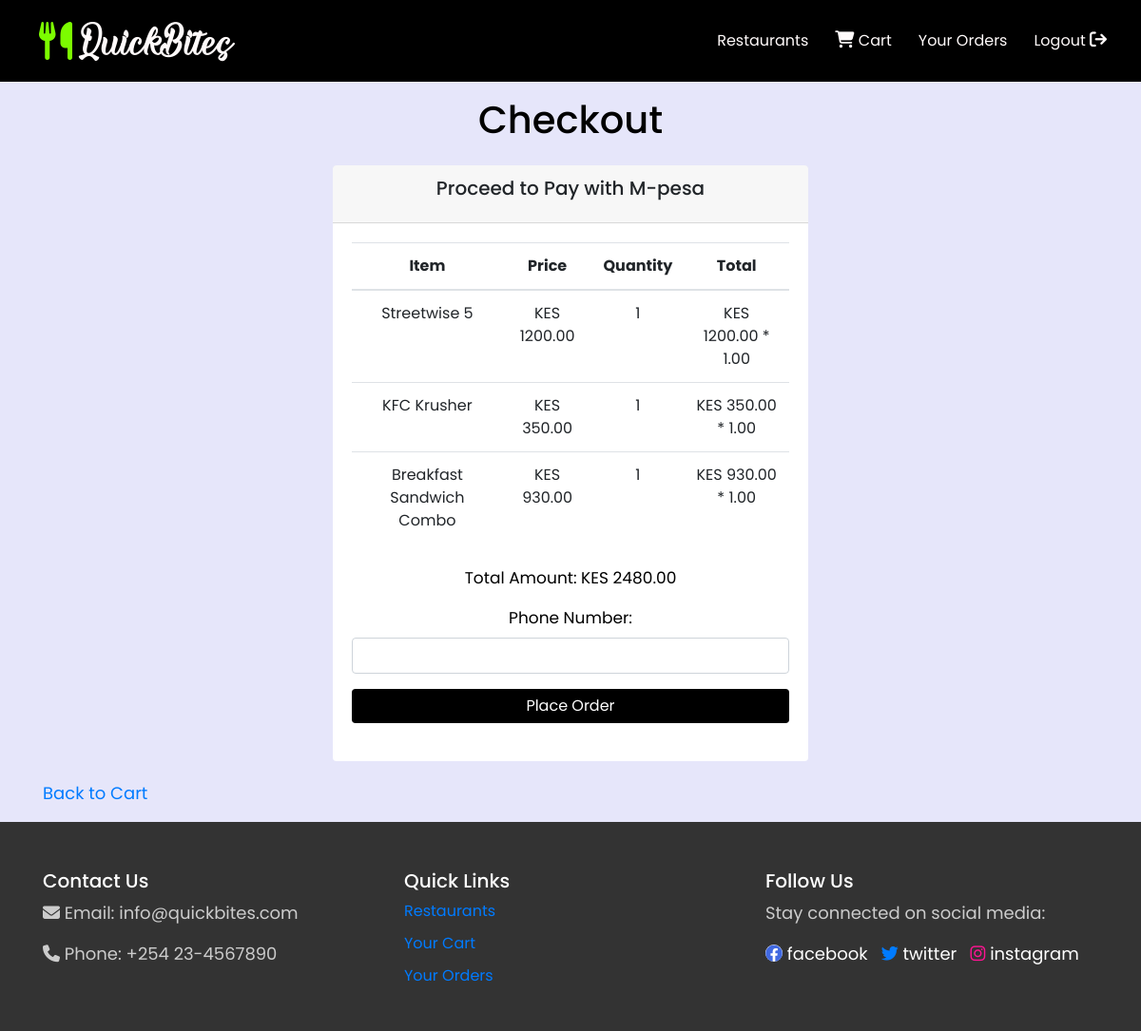
/checkout/ (signed in), run on an earlier commit of the app's database.
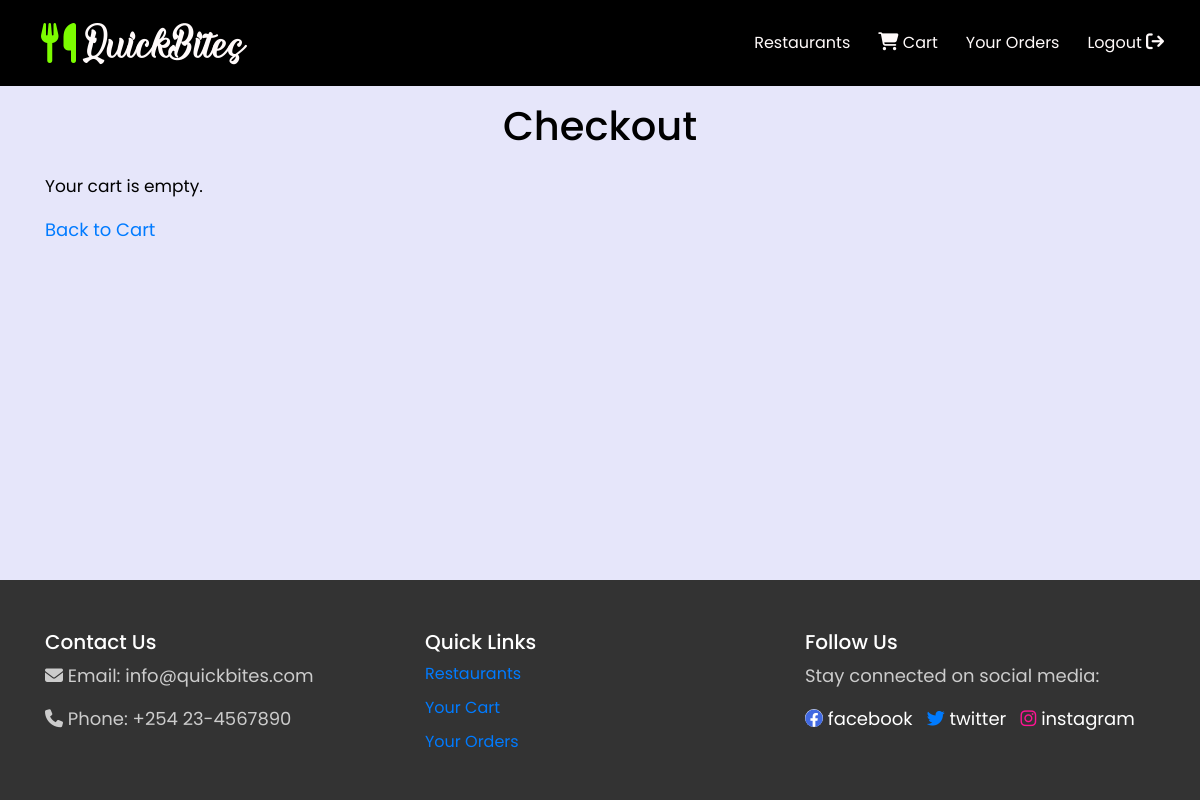
And on a later commit of the database.
### restaurants/models.py (models this page shows, shortened)
class CartItem(models.Model):
    cart = models.ForeignKey(Cart, on_delete=models.CASCADE)
    menu_item = models.ForeignKey(MenuItem, on_delete=models.CASCADE)
    quantity = models.PositiveIntegerField(default=1)

class MenuItem(models.Model):
    name = models.CharField(max_length=255)
    description = models.TextField()
    price = models.DecimalField(max_digits=8, decimal_places=2)
    image = models.ImageField(upload_to='menu_item_images/', default='static/images/thorr.jpg')
    restaurant = models.ForeignKey(Restaurant, on_delete=models.CASCADE, related_name='menu_items')
    is_popular = models.BooleanField(default=False)

### restaurants/views.py (the view)
# urls.py: path('checkout/', carrie_views.checkout, name='checkout'),
def checkout(request):
    user = request.user
    cart_items = CartItem.objects.filter(cart__user=user)
    total_amount = sum(item.menu_item.price * item.quantity for item in cart_items)
    if request.method == 'POST':
        form = PaymentForm(request.POST)
        if form.is_valid():
            phone_number = form.cleaned_data['phone_number']
            order = Order.objects.create(
                user=user,
                total_amount=total_amount,
                phone_number=phone_number,
            )
            order.created_at = timezone.now()
            order.save()
            for cart_item in cart_items:
                OrderItem.objects.create(
                    order=order,
                    menu_item=cart_item.menu_item,
                    quantity=cart_item.quantity,
                )
            Payment.objects.create(order=order, amount=total_amount)
            account_reference = f'order_{order.id}'
            transaction_desc = 'Order Payment'
            callback_url = 'https://api.darajambili.com/express-payment'
            mpesa_client = MpesaClient()
            amount = int(total_amount)
            mpesa_client.stk_push(phone_number,amount, account_reference, transaction_desc, callback_url)
            user.cart.items.clear()
            return HttpResponse("Payment request sent to M-Pesa. Check your phone for STK Push.")
    else:
        form = PaymentForm()
    context = {
        'cart_items': cart_items,
        'total_amount': total_amount,
        'form': form,
    }
    return render(request, 'checkout.html', context)

### restaurants/forms.py
class PaymentForm(forms.Form):
    phone_number = forms.CharField(max_length=15, label='Phone Number', widget=forms.TextInput(attrs={'class': 'form-control'}))

### templates/checkout.html (shortened to what this page needs)
{% extends 'master.html' %}
{% load static %}
{% block content %}
<div class="container mt-3">
    <h1 class="mb-4 text-center">Checkout</h1>
    {% if payment_successful %}
        <div class="alert alert-success" role="alert">
            Thank you for your order! You can check the status of your order on the <a href="{% url 'your_orders' %}">Your Orders</a> page.
        </div>
    {% else %}
        {% if cart_items %}
            <div class="card text-center mx-auto" style="max-width: 500px;">
                <div class="card-header">
                    <h5 class="card-title">Proceed to Pay with M-pesa</h5>
                </div>
                <div class="card-body">
                    <table class="table">
                        <thead>
                            <tr>
                                <th scope="col">Item</th>
                                <th scope="col">Price</th>
                                <th scope="col">Quantity</th>
                                <th scope="col">Total</th>
                            </tr>
                        </thead>
                        <tbody>
                            {% for item in cart_items %}
                                <tr>
                                    <td>{{ item.menu_item.name }}</td>
                                    <td>KES {{ item.menu_item.price }}</td>
                                    <td>{{ item.quantity }}</td>
                                    <td>KES {{ item.menu_item.price|floatformat:2 }} * {{ item.quantity|floatformat:2 }}</td>
                                </tr>
                            {% endfor %}
                        </tbody>
                    </table>
                    <p class="mt-4" style="color: black">Total Amount: KES {{ total_amount }}</p>
                    <form method="post" action="{% url 'checkout' %}">
                        {{ form.as_p }}
                        <button style="margin-bottom: 20px" class="btn btn-primary btn-block mt-2">Place Order</button>
                    </form>
                </div>
            </div>
        {% else %}
                <p style="color: black">Your cart is empty.</p>
        {% endif %}
    {% endif %}
    <p><a style="font-size: 18px" href="{% if payment_successful %}{% url 'your_orders' %}{% else %}{% url 'view_cart' %}{% endif %}">Back to {% if payment_successful %}Your Orders{% else %}Cart{% endif %}</a></p>
</div>
{% endblock %}

What changed in the data, as far as the page shows it:
removed CartItem: menu_item.name "Streetwise 5", menu_item.price "1200.00", quantity "1", quantity "1.00"
removed CartItem: menu_item.name "KFC Krusher", menu_item.price "350.00", quantity "1", quantity "1.00"
removed CartItem: menu_item.name "Breakfast Sandwich Combo", menu_item.price "930.00", quantity "1", quantity "1.00"
Also different on the page:
{{ total_amount }}: "2480.00" → (not shown)
text no longer shown: "Proceed to Pay with M-pesa Item Price Quantity Total Total Amount: KES Phone Number: Place Order"
text now shown: "Your cart is empty."
